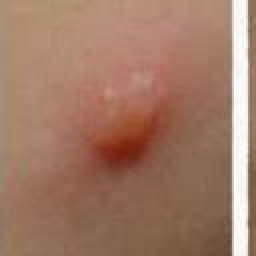
#> input picture CleanedOriginalDatasets/ChikenFox/ChikenFox_1.jpg, 128 x 128 px, found by its file name (shown 2 times larger); its folder holds only this picture in this run
$ python LBP_20241020075056.py
#> lines starting #> are read from the running program, lines starting #| are printed output that depends on the picture
#> in process_image_dataset, image is the input picture: shape (128, 128, 3); mean R, G, B 161, 121.9, 102.3
import os
import numpy as np
import matplotlib.pyplot as plt
from skimage import io, color, filters
from skimage.exposure import rescale_intensity, equalize_hist

def local_binary_pattern(image, P=8, R=1, smooth=False, sigma=0.5):
    """
    Calculate the Local Binary Pattern (LBP) of an image with optional smoothing.

    Parameters:
    - image (ndarray): Input image, either RGB or grayscale.
    - P (int): Number of circularly symmetric neighbor set points (default 8).
    - R (float): Radius of circle (default 1).
    - smooth (bool): Whether to apply Gaussian smoothing before LBP computation (default False).
    - sigma (float): Standard deviation for Gaussian kernel if smoothing (default 0.5).

    Returns:
    - lbp_image (ndarray): The computed LBP image.
    """
#> called with P = 8, R = 1, smooth = False, sigma = 0.5

    # Convert the image to grayscale if it's RGB
    if image.ndim == 3 and image.shape[2] == 3:
        gray_image = color.rgb2gray(image)
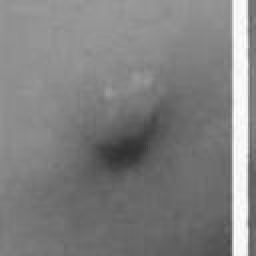
#> gray_image: shape (128, 128) float64 (shown 2 times larger); min 0.192, max 0.999, mean 0.505
    elif image.ndim == 2:
        gray_image = image
    else:
        raise ValueError("Input image should be either RGB or grayscale.")

    gray_image = (gray_image * 255).astype(np.uint8)

    # Apply optional Gaussian smoothing
    if smooth:
        gray_image = filters.gaussian(gray_image, sigma=sigma, mode='reflect') * 255
        gray_image = gray_image.astype(np.uint8)

    lbp_image = np.zeros_like(gray_image, dtype=np.uint8)
    padded_image = np.pad(gray_image, ((R, R), (R, R)), mode='reflect')
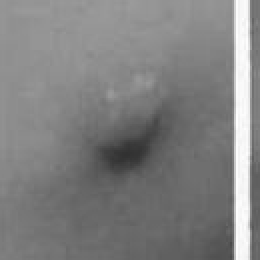
#> padded_image: shape (130, 130) (shown 2 times larger); min 49, max 254, mean 128.3

    for i in range(R, padded_image.shape[0] - R):
        for j in range(R, padded_image.shape[1] - R):
            center_value = padded_image[i, j]
            lbp_value = 0
            for k in range(P):
                theta = 2 * np.pi * k / P
                dx = round(R * np.cos(theta))
                dy = round(R * np.sin(theta))
                neighbor_value = padded_image[i + dy, j + dx]
                lbp_value |= (neighbor_value > center_value) << k
            lbp_image[i-R, j-R] = lbp_value
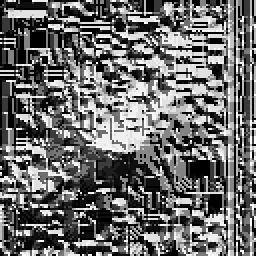
#> lbp_image: shape (128, 128) (shown 2 times larger); min 0, max 255, mean 106.7

    return lbp_image

def process_image_dataset(input_dir, output_dir, P=8, R=1, smooth=False, sigma=0.5):
    """Process a directory of images and save LBP results to another directory."""
    if not os.path.exists(output_dir):
        os.makedirs(output_dir)

    for filename in os.listdir(input_dir):
        if filename.lower().endswith(('.png', '.jpg', '.jpeg', '.bmp')):
            image_path = os.path.join(input_dir, filename)
            image = io.imread(image_path)
            lbp_result = local_binary_pattern(image, P, R, smooth, sigma)

            # Normalize the LBP image to improve visibility
            lbp_result_normalized = rescale_intensity(lbp_result, in_range='image', out_range=(0, 255)).astype(np.uint8)

            # Apply histogram equalization for better contrast
            lbp_result_enhanced = equalize_hist(lbp_result_normalized) * 255
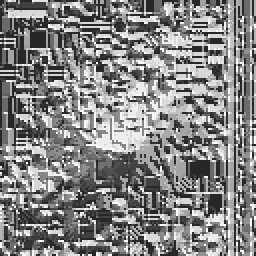
#> lbp_result_enhanced: shape (128, 128) float64 (shown 2 times larger); min 39.66, max 255, mean 133
            lbp_result_enhanced = lbp_result_enhanced.astype(np.uint8)

            # Save the normalized and enhanced LBP image at a higher resolution if needed
            lbp_image_path = os.path.join(output_dir, f'lbp_{filename}')
            plt.imsave(lbp_image_path, lbp_result_enhanced, cmap='gray', dpi=300)
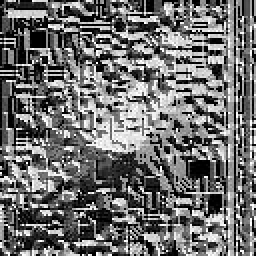
#> saved as lbp_ChikenFox_1.jpg: shape (128, 128, 3) (shown 2 times larger); min 0, max 255, mean 110.8
            print(f'Saved enhanced LBP image to: {lbp_image_path}')

# Example usage
input_directory = r"C:\xampp\htdocs\ThesisPrototype\CleanedOriginalDatasets\ChikenFox"  # Replace with your input directory
output_directory = r"C:\xampp\htdocs\ThesisPrototype\DatasetswithLBP\OriginalDatasetswithLBP\Original ChikenFoxwithLBP"  # Replace with your output directory
process_image_dataset(input_directory, output_directory, smooth=False)  # Disable smoothing for clarity

$ run again, on CleanedOriginalDatasets/ChikenFox/ChikenFox_13.jpg
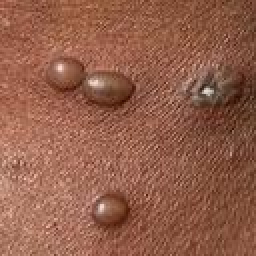
#> input picture CleanedOriginalDatasets/ChikenFox/ChikenFox_13.jpg, 128 x 128 px, found by its file name (shown 2 times larger)
#> in process_image_dataset, image is the input picture: shape (128, 128, 3); mean R, G, B 146.5, 94.4, 74.1
#> after the loop in local_binary_pattern, `for i in range(R, padded_image.shape[0] - R):`:
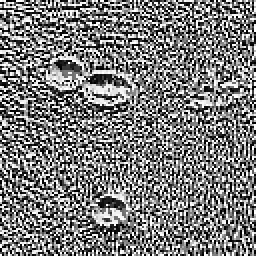
#> lbp_image: shape (128, 128) (shown 2 times larger); min 0, max 255, mean 123.8
#> in process_image_dataset, `plt.imsave(lbp_image_path, lbp_result_enhanced, cmap='gray', dpi=300)`:
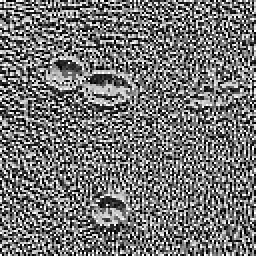
#> saved as lbp_ChikenFox_13.jpg: shape (128, 128, 3) (shown 2 times larger); min 0, max 255, mean 116.5
